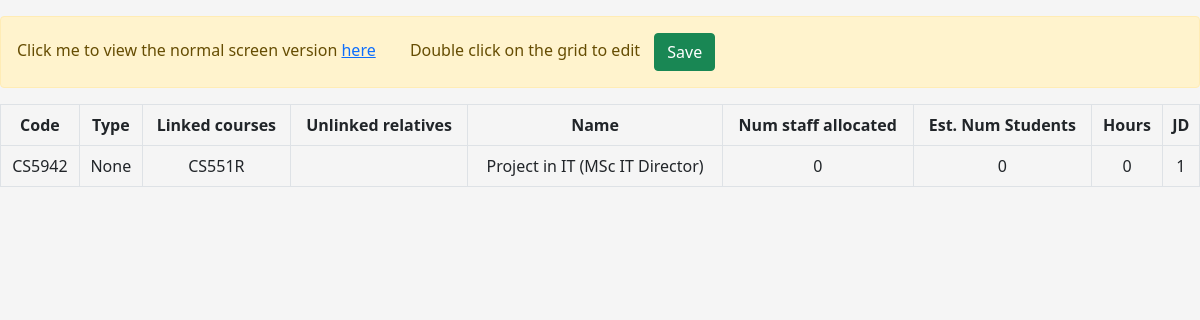
The app's page /staffvModules/full/project/, older data.
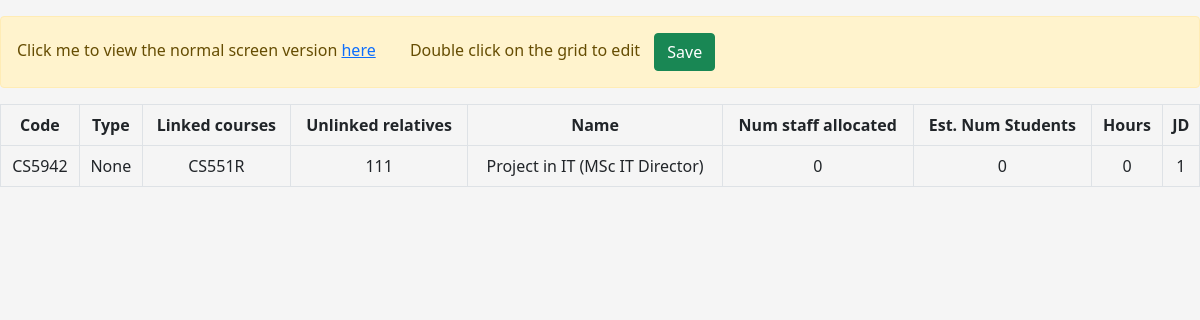
The same page, newer data.
### staffvModules/models.py (models this page shows, shortened)
class Project(models.Model):
    id = models.AutoField(primary_key=True)
    code = models.CharField(max_length=100)
    linked_courses = models.CharField(max_length=100)
    unlinked_relatives = models.CharField(max_length=100)
    name = models.CharField(max_length=100)
    type = models.CharField(max_length=100, null=True, blank=True)
    num_staff_allocated = models.IntegerField()
    est_num_students = models.IntegerField()
    hours = models.IntegerField()
    create_time = models.DateTimeField(auto_now_add=True)
    is_delete = models.BooleanField(default=False)
    class Meta:
        db_table = 'balancer_project'

### staffvModules/views.py (the view, shortened to what this page needs)
# urls.py: path('full/', views.full_list, name='staffvModules_full_course_list'),
def full_list(request, category=None):
    if category == 'project':
        with connection.cursor() as cursor:
            cursor.execute("""
                SELECT initials FROM balancer_staff WHERE id IN (
                    SELECT a.staff_id FROM balancer_teach_project AS a
                    LEFT JOIN balancer_project AS b ON b.code = a.project_name
                    WHERE b.is_delete = 0
                )
            """)
            rows = cursor.fetchall()
            staff_list = [item[0] for item in rows]  # Assuming 'initials' is the first column in your result set
        items = Project.objects.filter(is_delete=0)
        for item in items:
            code = item.code
            with connection.cursor() as cursor:
                cursor.execute("""
                    SELECT f.share FROM (
                        SELECT id AS staff_id FROM balancer_staff WHERE id IN (
                            SELECT a.staff_id FROM balancer_teach_project AS a
                            LEFT JOIN balancer_project AS b ON b.code = a.project_name
                            WHERE b.is_delete = 0
                        )
                    ) as c
                    LEFT JOIN (
                        SELECT d.staff_id, d.share FROM balancer_teach_project AS d
                        LEFT JOIN balancer_project AS e ON e.code = d.project_name
                        WHERE e.is_delete = 0 AND e.code = %s
                        GROUP BY d.staff_id
                    ) as f
                    ON c.staff_id = f.staff_id
                """, [code])
                result = cursor.fetchall()
                item.share = result
        template_name = 'full/full_project_list.html'
        context = {'list': items, 'staff_list': staff_list}
        return render(request, template_name, context)
    context = {'list': items}
    return render(request, template_name, context)

### staffvModules/templates/full/full_project_list.html (shortened to what this page needs)
{% include 'common/header.html' %}
<div class="main-content">
    <div class="container my-3">
        <div class="alert alert-warning mt-3" role="alert">
            Click me to view the normal screen version <a href="/staffvModules/project/">here</a>
            <span  style="margin-left: 30px;">Double click on the grid to edit</span>
            <button class="btn btn-success" style="margin-left: 10px;" onclick="saveRows()">Save</button>
        </div>
        <div class="tab-content" id="myTabsContent">
            <div class="tab-pane fade show active" id="courses" role="tabpanel" aria-labelledby="coursesTab">
                <div class="table-responsive">
                    <table class="table table-bordered table-hover">
                        <thead>
                            <tr>
                                <th>Code</th>
                                <th>Type</th>
                                <th>Linked courses</th>
                                <th>Unlinked relatives</th>
                                <th>Name</th>
                                <th>Num staff allocated</th>
                                <th>Est. Num Students</th>
                                <th>Hours</th>
                                {% for staff in staff_list %}
                                <th>{{ staff }}</th>
                                {% endfor %}
                            </tr>
                        </thead>
                        <tbody>
                            {% for project in list %}
                            <tr>
                                <td ondblclick="editCell(this)">{{ project.code }}</td>
                                <td ondblclick="editCell(this)">{{ project.type }}</td>
                                <td ondblclick="editCell(this)">{{ project.linked_courses }}</td>
                                <td ondblclick="editCell(this)">{{ project.unlinked_relatives }}</td>
                                <td ondblclick="editCell(this)">{{ project.name }}</td>
                                <td ondblclick="editCell(this)">{{ project.num_staff_allocated }}</td>
                                <td ondblclick="editCell(this)">{{ project.est_num_students }}</td>
                                <td ondblclick="editCell(this)">{{ project.hours }}</td>
                                {% for share in project.share %}
                                    <td>
                                    {% if share.0 %}
                                        {{ share.0 }}
                                    {% endif %}
                                    </td>
                                {% endfor %}
                            </tr>
                            {% endfor %}
                        </tbody>
                    </table>
                </div>
            </div>
        </div>
    </div>
</div>

### templates/common/header.html (shortened to what this page needs)
<!DOCTYPE html>
<html>
<head>
    <link rel="stylesheet" href="https://cdn.jsdelivr.net/npm/bootstrap@5.1.0/dist/css/bootstrap.min.css">
</head>
<body>

### templates/common/header.html (style rules this page uses)
body { background-color: #f5f5f5; }

### staffvModules/templates/full/full_project_list.html (style rules this page uses)
.container.my-3 { width: 100%; max-width: 100%; padding-left: 0; padding-right: 0; }
.table { width: 100%; }
.table thead th { text-align: center; font-weight: bold; }
.table tbody td { text-align: center; position: relative; cursor: pointer; }

Row changes from the older to the newer data that the page shows:
changed Project "CS5942": unlinked_relatives (not shown) → "111"
